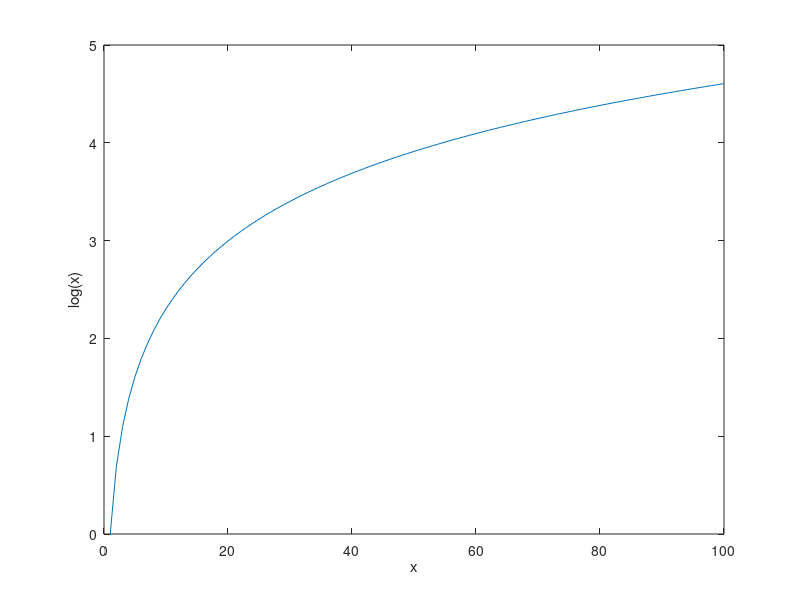

Reproduce this figure in MATLAB.
% Regression test function (black box) for log
% This function is autogenerated by helpgen.py
function bbtest_success = bbtest_mathfunctions_log
  bbtest_success = 1;
NumErrors = 0;
try
  x = linspace(1,100);
catch
  NumErrors = NumErrors + 1;
end
try
  plot(x,log(x))
catch
  NumErrors = NumErrors + 1;
end
try
  xlabel('x');
catch
  NumErrors = NumErrors + 1;
end
try
  ylabel('log(x)');
catch
  NumErrors = NumErrors + 1;
end
try
  mprint('logplot');
catch
  NumErrors = NumErrors + 1;
end
if (NumErrors ~= 0) bbtest_success = 0; return; end
